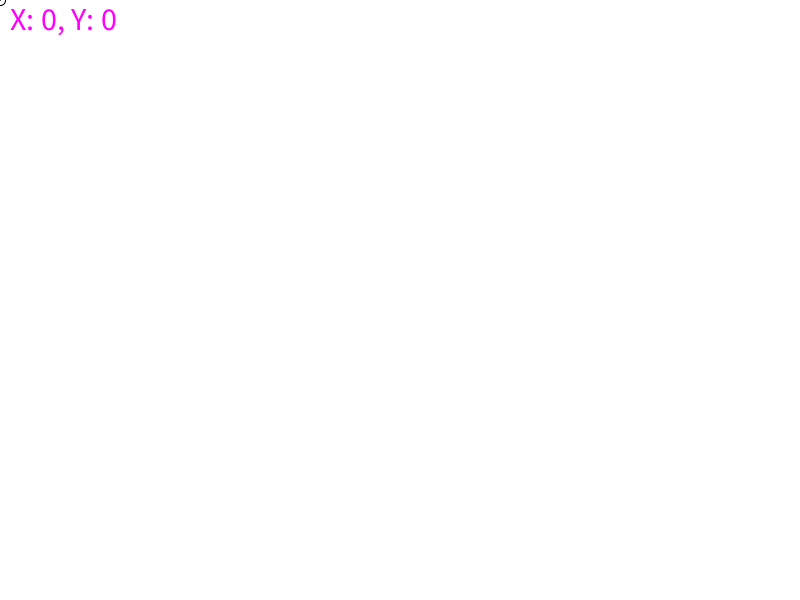
Frame 1 (no input)
Frame 60 (the mouse pressed at the canvas centre just before this capture): identical to frame 1, image omitted
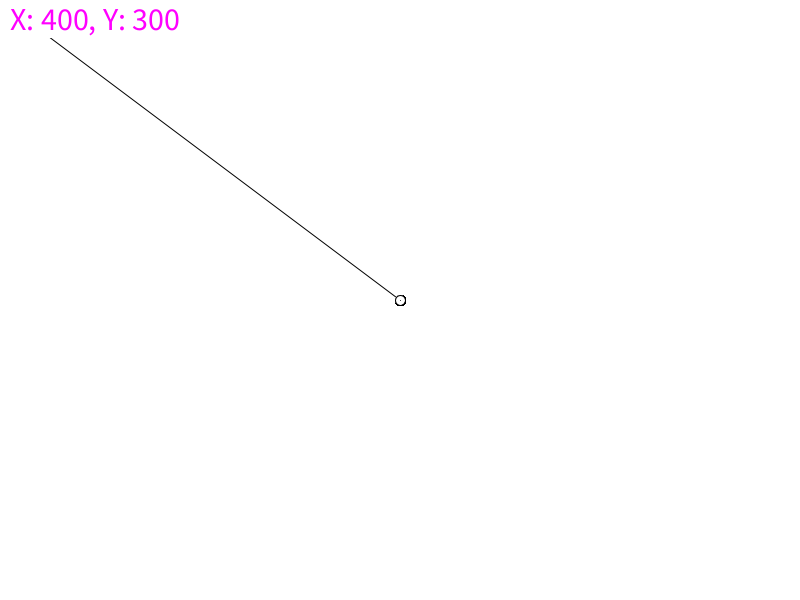
Frame 120 (the mouse held since frame 60 and released just before this capture)

The Processing sketch that drew these frames (run headless with seeded random() and noise(); from frame 60 on, the mouse is pressed at the canvas centre):

// Processing sketch: animation
// ── animation.pde
void setup() {
  size(800, 600);
  frameRate(30);
  textSize(32);
  background(255, 255, 255);
  println("The window size is");
  println("Width: " + width + " " + "Height: " + height);
}

void draw() {
  display("X: " + mouseX + ", Y: " + mouseY);
  fill(255, 255, 255);
  ellipse(pmouseX, pmouseY, 10, 10);
  line(pmouseX, pmouseY, mouseX, mouseY);
}

void display(String message) {
  fill(255);
  noStroke();
  rect(0, 0, 180, 38);
  stroke(0);
  fill(255, 0, 255);
  text(message, 10, 30);
  return;
}
